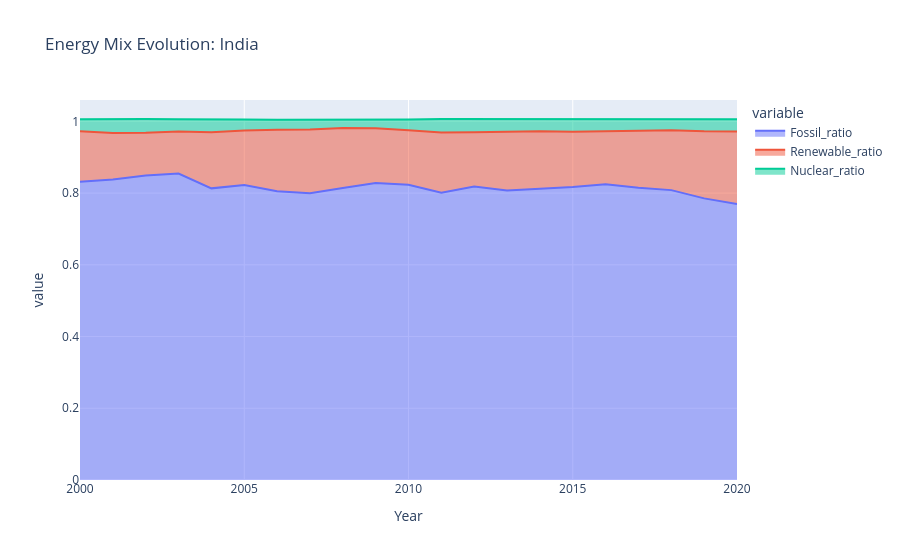

Notebook code for this chart:
### Code cell
plot_energy_mix(gdf)

### Figure 1 — Plotly figure (JSON) as saved in the notebook; plotly's stock layout.template omitted (floating-point values rounded to 4 significant figures)
{"data": [{"fillpattern": {"shape": ""}, "hovertemplate": "variable=Fossil_ratio<br>Year=%{x}<br>value=%{y}<extra></extra>", "legendgroup": "Fossil_ratio", "line": {"color": "#636efa"}, "marker": {"symbol": "circle"}, "mode": "lines", "name": "Fossil_ratio", "orientation": "v", "showlegend": true, "stackgroup": "1", "type": "scatter", "x": [2000, 2001, 2002, 2003, 2004, 2005, 2006, 2007, 2008, 2009, 2010, 2011, 2012, 2013, 2014, 2015, 2016, 2017, 2018, 2019, 2020], "xaxis": "x", "y": [0.8319, 0.8378, 0.8489, 0.8546, 0.8132, 0.8223, 0.805, 0.7996, 0.8139, 0.8282, 0.8233, 0.8009, 0.8183, 0.807, 0.8124, 0.8173, 0.8244, 0.8149, 0.8083, 0.7852, 0.7694], "yaxis": "y"}, {"fillpattern": {"shape": ""}, "hovertemplate": "variable=Renewable_ratio<br>Year=%{x}<br>value=%{y}<extra></extra>", "legendgroup": "Renewable_ratio", "line": {"color": "#EF553B"}, "marker": {"symbol": "circle"}, "mode": "lines", "name": "Renewable_ratio", "orientation": "v", "showlegend": true, "stackgroup": "1", "type": "scatter", "x": [2000, 2001, 2002, 2003, 2004, 2005, 2006, 2007, 2008, 2009, 2010, 2011, 2012, 2013, 2014, 2015, 2016, 2017, 2018, 2019, 2020], "xaxis": "x", "y": [0.1405, 0.13, 0.1194, 0.117, 0.1564, 0.1525, 0.1714, 0.178, 0.1677, 0.1527, 0.1521, 0.1679, 0.1514, 0.1639, 0.1601, 0.1537, 0.1485, 0.1597, 0.1669, 0.1869, 0.2021], "yaxis": "y"}, {"fillpattern": {"shape": ""}, "hovertemplate": "variable=Nuclear_ratio<br>Year=%{x}<br>value=%{y}<extra></extra>", "legendgroup": "Nuclear_ratio", "line": {"color": "#00cc96"}, "marker": {"symbol": "circle"}, "mode": "lines", "name": "Nuclear_ratio", "orientation": "v", "showlegend": true, "stackgroup": "1", "type": "scatter", "x": [2000, 2001, 2002, 2003, 2004, 2005, 2006, 2007, 2008, 2009, 2010, 2011, 2012, 2013, 2014, 2015, 2016, 2017, 2018, 2019, 2020], "xaxis": "x", "y": [0.03327, 0.03885, 0.03826, 0.03427, 0.0367, 0.03034, 0.02855, 0.02699, 0.02216, 0.02305, 0.02968, 0.03756, 0.03659, 0.03503, 0.03313, 0.03493, 0.03259, 0.03065, 0.02981, 0.03356, 0.03441], "yaxis": "y"}], "layout": {"legend": {"title": {"text": "variable"}, "tracegroupgap": 0}, "title": {"text": "Energy Mix Evolution: India"}, "xaxis": {"anchor": "y", "domain": [0, 1], "title": {"text": "Year"}}, "yaxis": {"anchor": "x", "domain": [0, 1], "title": {"text": "value"}}}}
